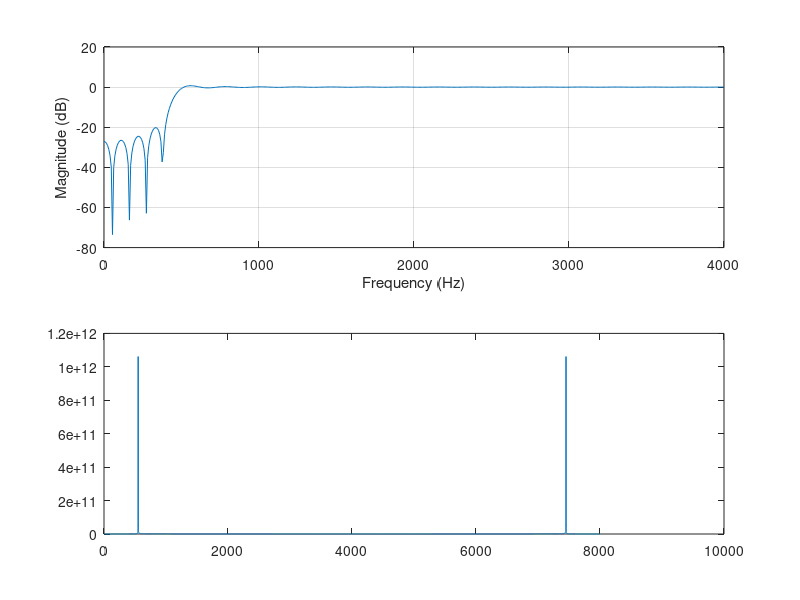

The MATLAB script that drew this image: (Note: this script raises an error after producing the figure.)
% meu filtro fir pronto, ordem 197
h = [ 83 -25 -25 -26 -27 -28 -26 -22 -16 -8 2 13 22 30 34 33 28 19 6 -9 -24 -38 -47 -52 -50 -41 -26 -6 16 38 57 70 75 70 55 32 3 -29 -60 -85 -101 -105 -96 -73 -39 3 48 90 123 143 145 129 95 45 -14 -76 -133 -177 -201 -201 -174 -123 -51 34 121 199 258 289 284 241 163 56 -69 -197 -312 -397 -439 -427 -357 -232 -59 143 355 549 699 778 765 644 408 62 -383 -902 -1465 -2035 -2572 -3037 -3398 -3625 29065 -3625 -3398 -3037 -2572 -2035 -1465 -902 -383 62 408 644 765 778 699 549 355 143 -59 -232 -357 -427 -439 -397 -312 -197 -69 56 163 241 284 289 258 199 121 34 -51 -123 -174 -201 -201 -177 -133 -76 -14 45 95 129 145 143 123 90 48 3 -39 -73 -96 -105 -101 -85 -60 -29 3 32 55 70 75 70 57 38 16 -6 -26 -41 -50 -52 -47 -38 -24 -9 6 19 28 33 34 30 22 13 2 -8 -16 -22 -26 -28 -27 -26 -25 -25 83 ]

Fsam = 8000 

% filtro fir metodo kaiser
[n, w, beta, ftype] = kaiserord ([400, 500], [0, 1], [0.1, 0.1], 8000);
b = fir1 (n, w, kaiser (n+1, beta), ftype, "noscale");
freqz (b, 1, [], 8000);

% Create a 5 seconds signal with 3 components:
% a 1 Hz and a 200 Hz sinusoidal component and some gaussian noise.
t=0:1/Fsam:1;
input = sin(2*pi*300*t) + sin(2*pi*700*t) + randn(size(t));

Fsam = 8000 
t=0:1/Fsam:1;
input = sin(2*pi*150*t) + sin(2*pi*550*t);

plot(abs(fft(input)))

inputq = round(input * 2^13 );

fd = fopen("2sine.dat","w")
fprintf(fd, "%d ", inputq)
fclose(fd)

out = filter2(h,inputq);

plot(abs(fft(out)))
%ou
plot( 20*log10( abs( fft(h)(1:4000) ) ) )
